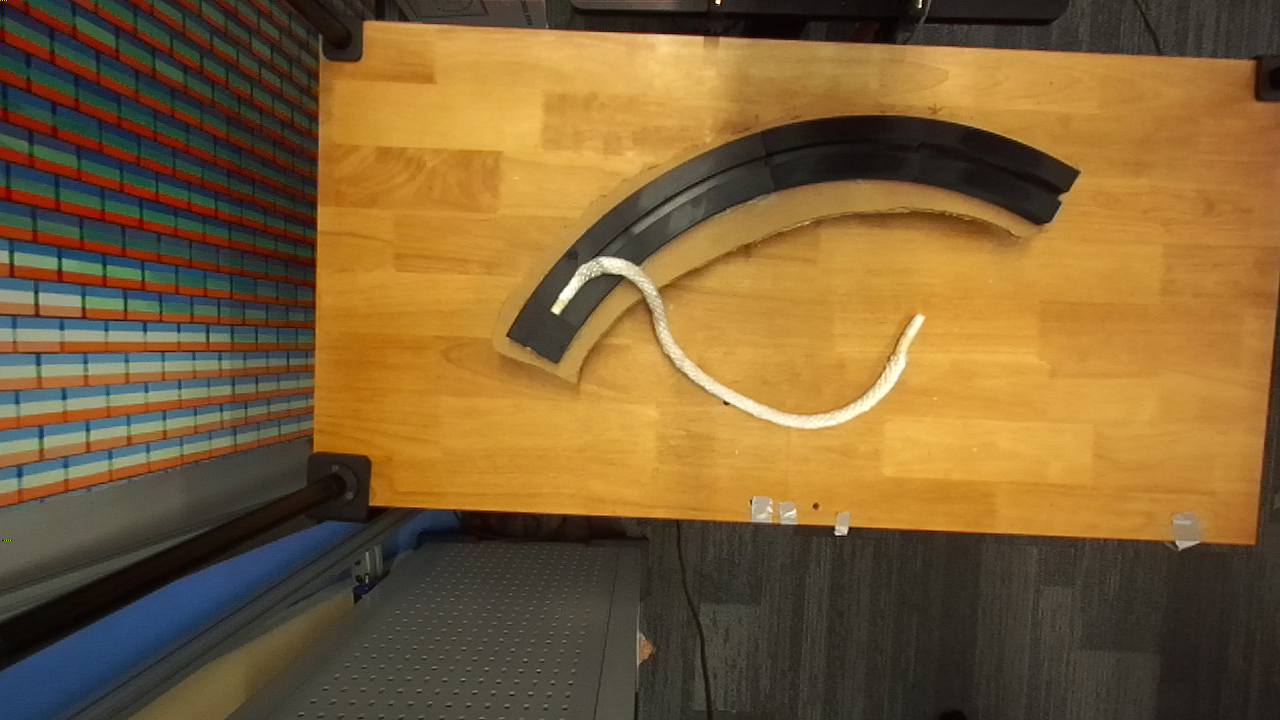
#> input picture franka/imgs/curved1.png, 1280 x 720 px
$ python -i utils_binary.py   (imports and definitions only)
#> lines starting #> are read from the running program, lines starting #| are printed output that depends on the picture; after the words box and inside, x2 and y2 are one past the last pixel; in counts of white or black regions, pixels touching at a corner belong together
#> further down, picture is the input picture: shape (720, 1280, 3); mean B, G, R 53, 95.8, 124.7

import cv2
from scipy.ndimage.filters import gaussian_filter
from scipy.optimize import curve_fit
from autolab_core import RigidTransform, RgbdImage, DepthImage, ColorImage, CameraIntrinsics, Point, PointCloud
import numpy as np
import math
import copy
import matplotlib.pyplot as plt
import time
import os
import sys
import traceback
from skimage.morphology import skeletonize
from skimage import data
import matplotlib.pyplot as plt
from skimage.util import invert
import pdb
from queue import Empty
from multiprocessing import Queue, Process
from random import shuffle
import math
import matplotlib.pyplot as plt
from skimage.morphology import skeletonize
from sklearn.linear_model import RANSACRegressor


# [140 lines left out: functions sort_skeleton_pts, act_to_kps, determine_length, determine_length_pixels, dfs_resample, evenly_sample_points_dist and 1 more, not called in this run]

def make_bounding_boxes(img):
    # convert to grayscale
    gray = cv2.cvtColor(img,cv2.COLOR_BGR2GRAY)
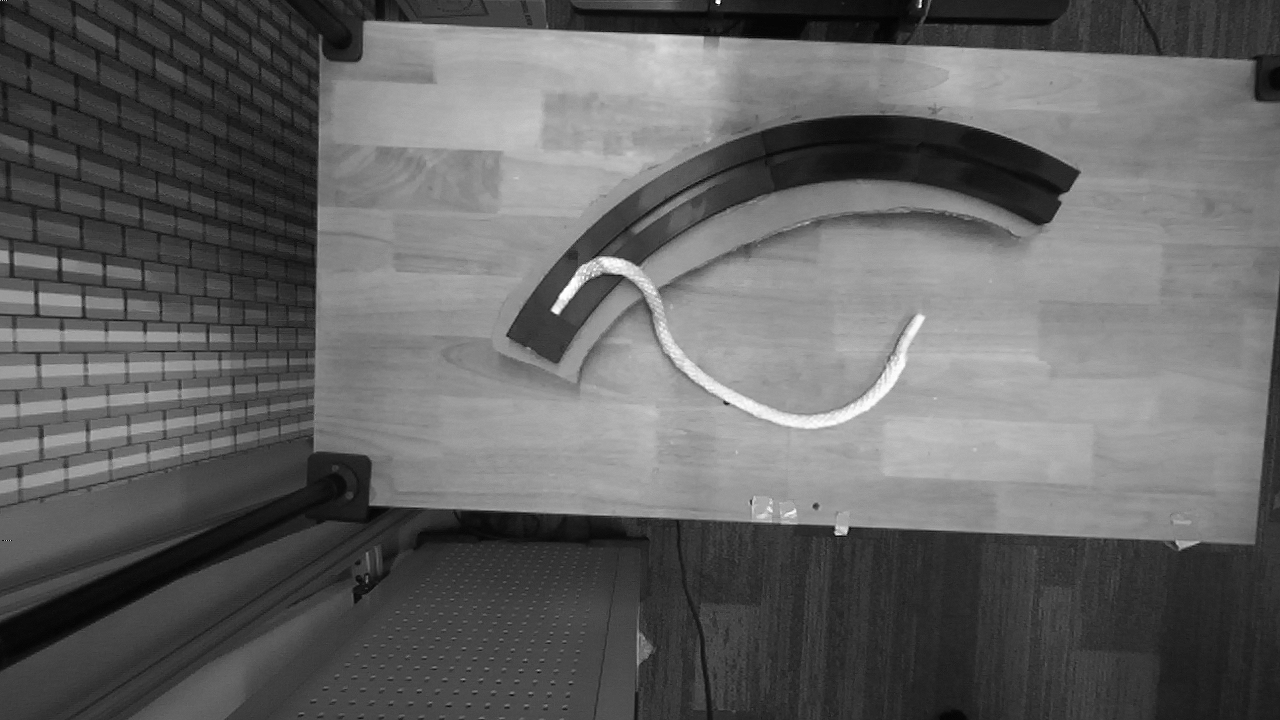
#> gray: shape (720, 1280); min 0, max 255, mean 99.6

    # threshold
    thresh = cv2.threshold(gray,30,255,cv2.THRESH_BINARY)[1]
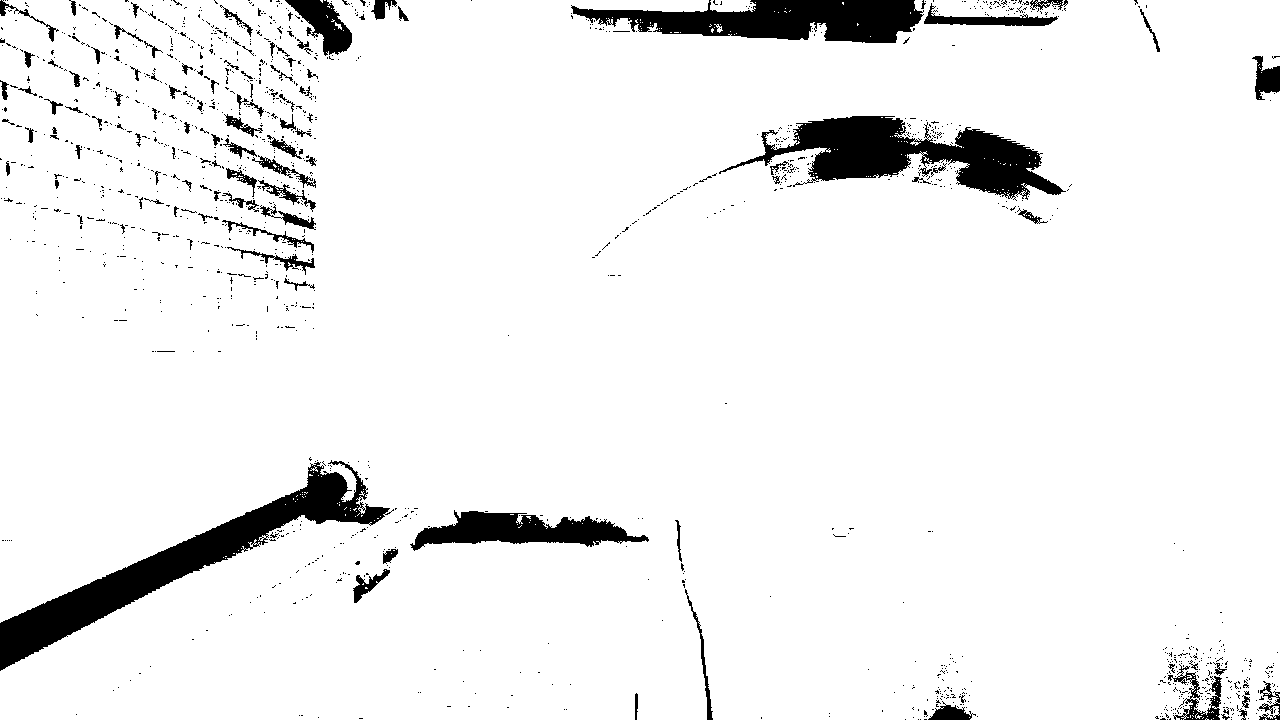
#> thresh: shape (720, 1280); 93.7% white; 1437 black regions (1321 under 20 px)

    # get contours
    result = img.copy()
    contours = cv2.findContours(thresh, cv2.RETR_EXTERNAL, cv2.CHAIN_APPROX_SIMPLE)
#> contours = 131 contours, 128 with area under 20; largest, box (x1, y1, x2, y2) and area: (0, 0, 1280, 720) 888782, (710, 0, 756, 12) 428, (714, 24, 723, 33) 24
    contours = contours[0] if len(contours) == 2 else contours[1]
    for cntr in contours:
        x,y,w,h = cv2.boundingRect(cntr)
        cv2.rectangle(result, (x, y), (x+w, y+h), (0, 0, 255), 2)
        print("x,y,w,h:",x,y,w,h)
#> this loop made 131 passes
#> (x, y, w, h) on passes 2, 3, 4, 5, 6, 7, 9, 10, 11, 14, 15, 16: (1263, 719, 1, 1), (1211, 719, 1, 1), (1181, 719, 1, 1), (1213, 718, 1, 1), (1205, 718, 4, 2), (1192, 718, 1, 1), (969, 717, 1, 1), (1207, 716, 1, 1), (1216, 715, 1, 1), (1195, 713, 7, 6), (1193, 713, 1, 1), (1209, 712, 1, 1)
#> (cntr, x, y, w, h) on passes 1, 8, 12, 13, 17, 24: ([[1275, 719], [1276, 719]], 1275, 719, 2, 1), ([[1203, 717], [1202, 718]], 1202, 717, 2, 2), ([[1192, 715], [1193, 716]], 1192, 715, 2, 2), ([[1190, 715], [1190, 717]], 1190, 715, 1, 3), ([[1212, 711], [1211, 712], [1212, 711], [1213, 712]], 1211, 711, 3, 2), ([[1214, 697], [1214, 698]], 1214, 697, 1, 2)
#| x,y,w,h: 1275 719 2 1
#| x,y,w,h: 1263 719 1 1
#| x,y,w,h: 1211 719 1 1
#| x,y,w,h: 1181 719 1 1
#| x,y,w,h: 1213 718 1 1
#| x,y,w,h: 1205 718 4 2
#| x,y,w,h: 1192 718 1 1
#| x,y,w,h: 1202 717 2 2
#> (further printed lines are left out)
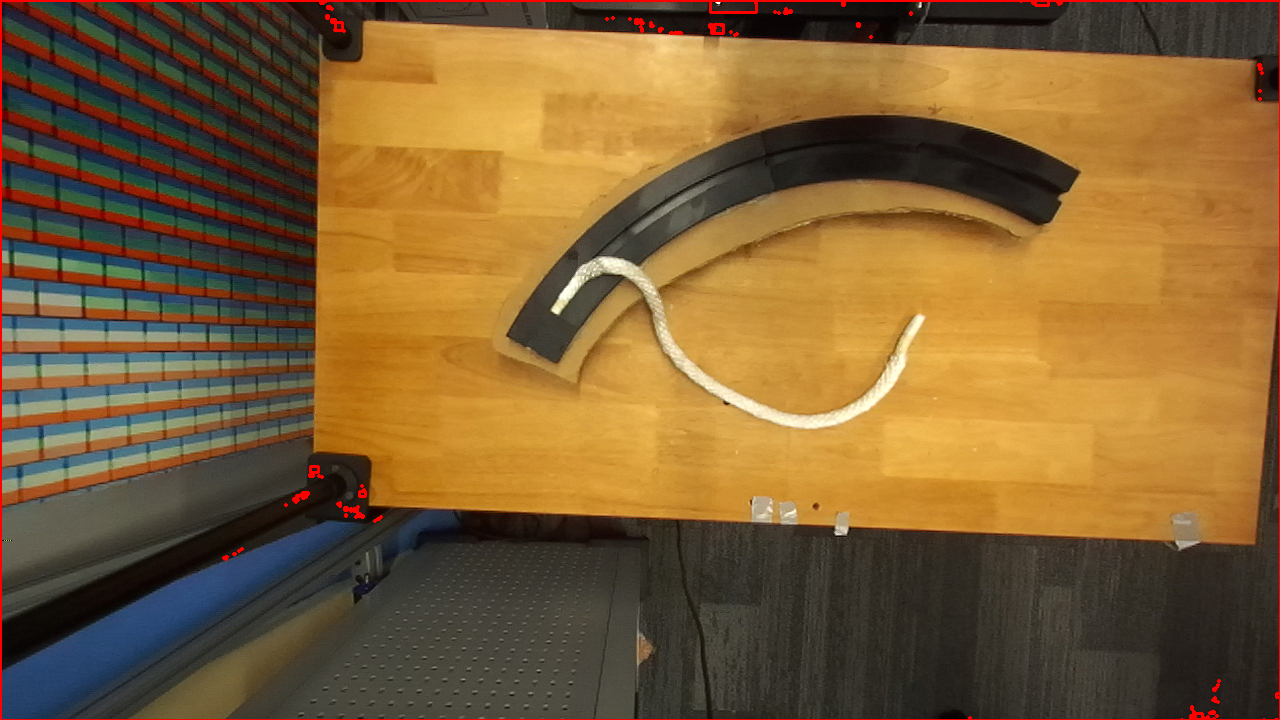
#> result: shape (720, 1280, 3); 0.88% of pixels changed, all inside (x1, y1, x2, y2) = (0, 0, 1280, 720)

    # save resulting image
    # cv2.imwrite('two_blobs_result.jpg',result)

    # show thresh and result
    plt.title("bounding box for detection")
    plt.imshow(result, interpolation="nearest")
    plt.show()

    return result

# [359 lines left out: functions skeletonize_img, find_length_and_endpoints, check_index, find_all_solns, find_endpoints_compressed_map, coord_to_point and 2 more, not called in this run]

>>> import cv2
>>> picture = cv2.imread('../imgs/curved1.png')
>>> result = make_bounding_boxes(picture)

$ run again, on franka/imgs/curved2.png
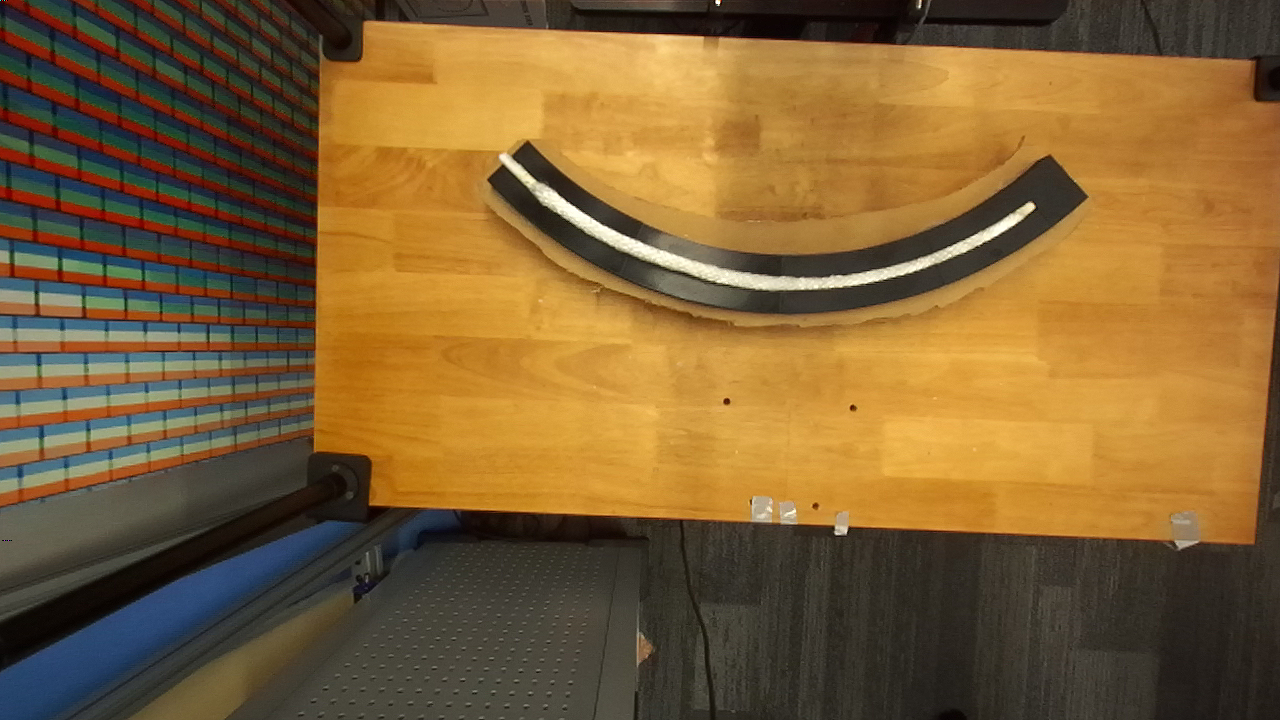
#> input picture franka/imgs/curved2.png, 1280 x 720 px
#> picture is the input picture: shape (720, 1280, 3); mean B, G, R 52.5, 96.3, 126.7
#> in make_bounding_boxes, `thresh = cv2.threshold(gray,30,255,cv2.THRESH_BINARY)[1]`:
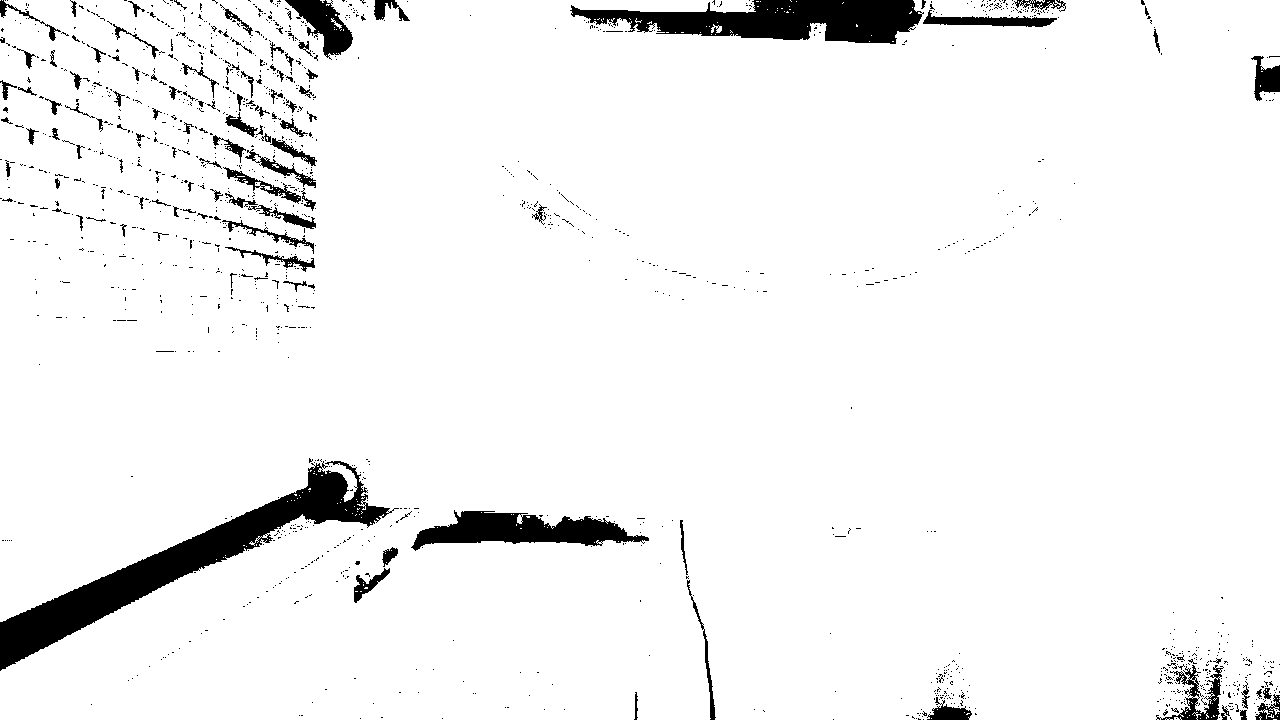
#> thresh: shape (720, 1280); 94.8% white; 1442 black regions (1331 under 20 px)
#> contours = 143 contours, 140 with area under 20; largest, box (x1, y1, x2, y2) and area: (0, 0, 1280, 720) 888446, (711, 24, 722, 33) 38, (331, 18, 342, 29) 20
#> the loop in make_bounding_boxes, `for cntr in contours:` made 143 passes
#> (x, y, w, h) on passes 2 to 9: (1200, 718, 1, 1), (1165, 718, 8, 2), (931, 718, 1, 1), (1211, 717, 1, 1), (1187, 717, 1, 1), (1174, 717, 8, 3), (1277, 716, 1, 1), (1259, 716, 3, 4)
#> (printed output is left out)
#> after the loop in make_bounding_boxes, `for cntr in contours:`:
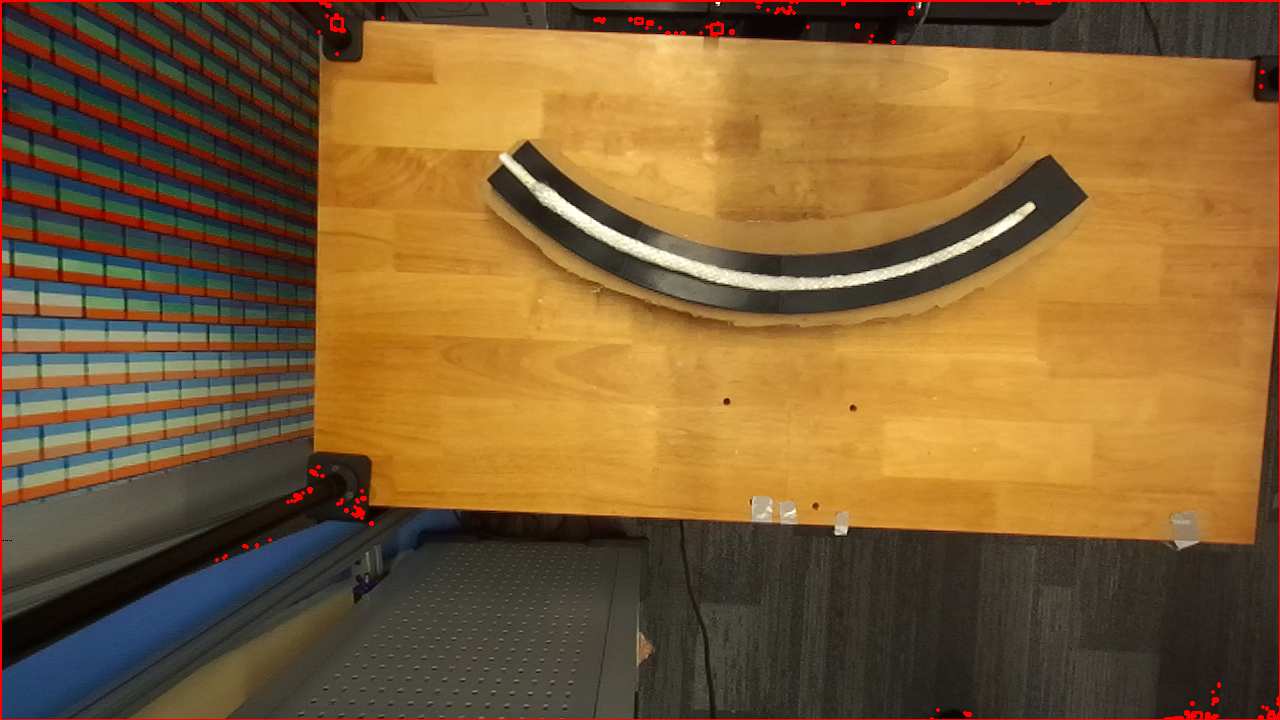
#> result: shape (720, 1280, 3); 0.9% of pixels changed, all inside (x1, y1, x2, y2) = (0, 0, 1280, 720)
